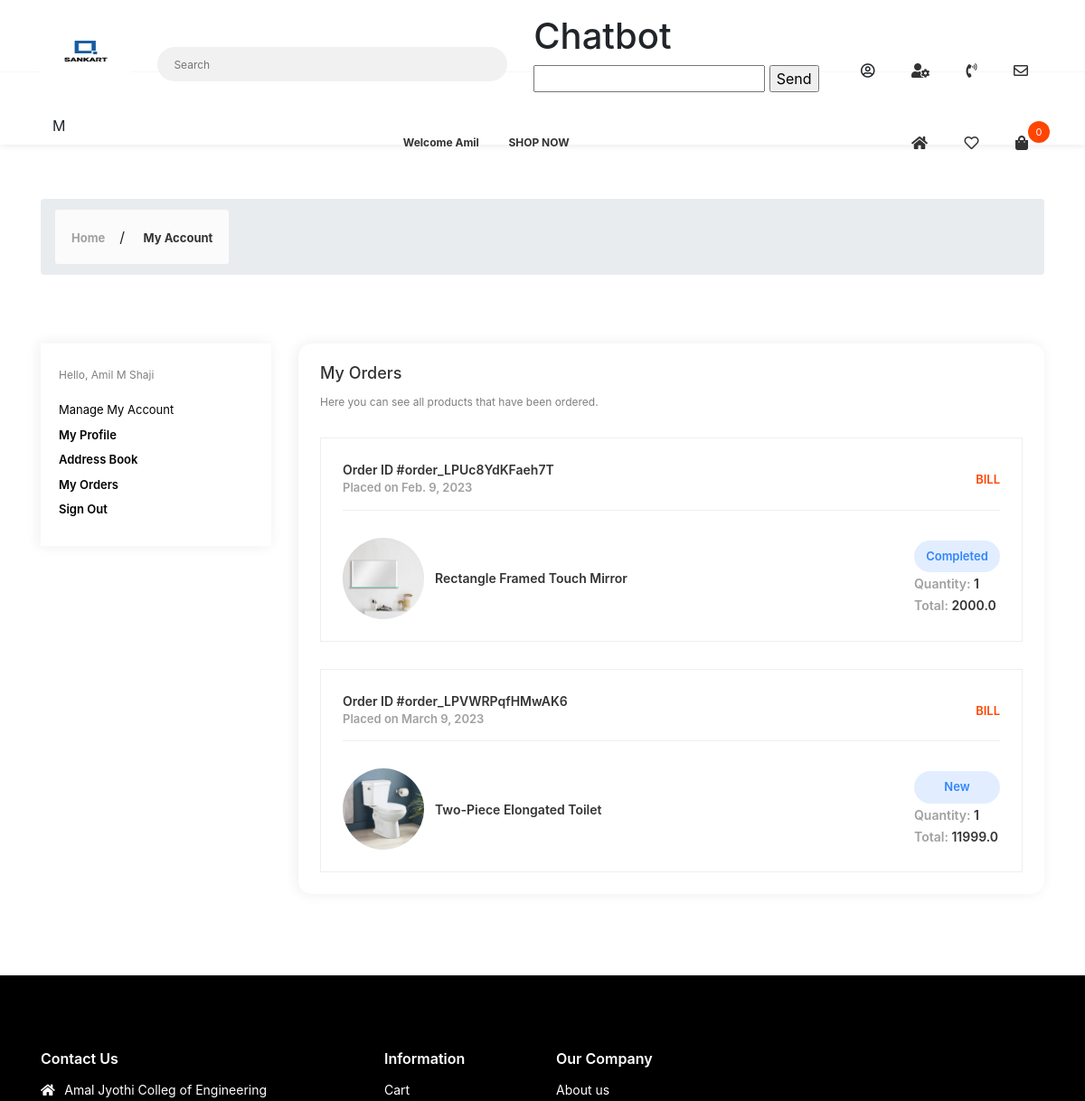
/my_orders/ (signed in, upper part), run on an earlier commit of the app's database.
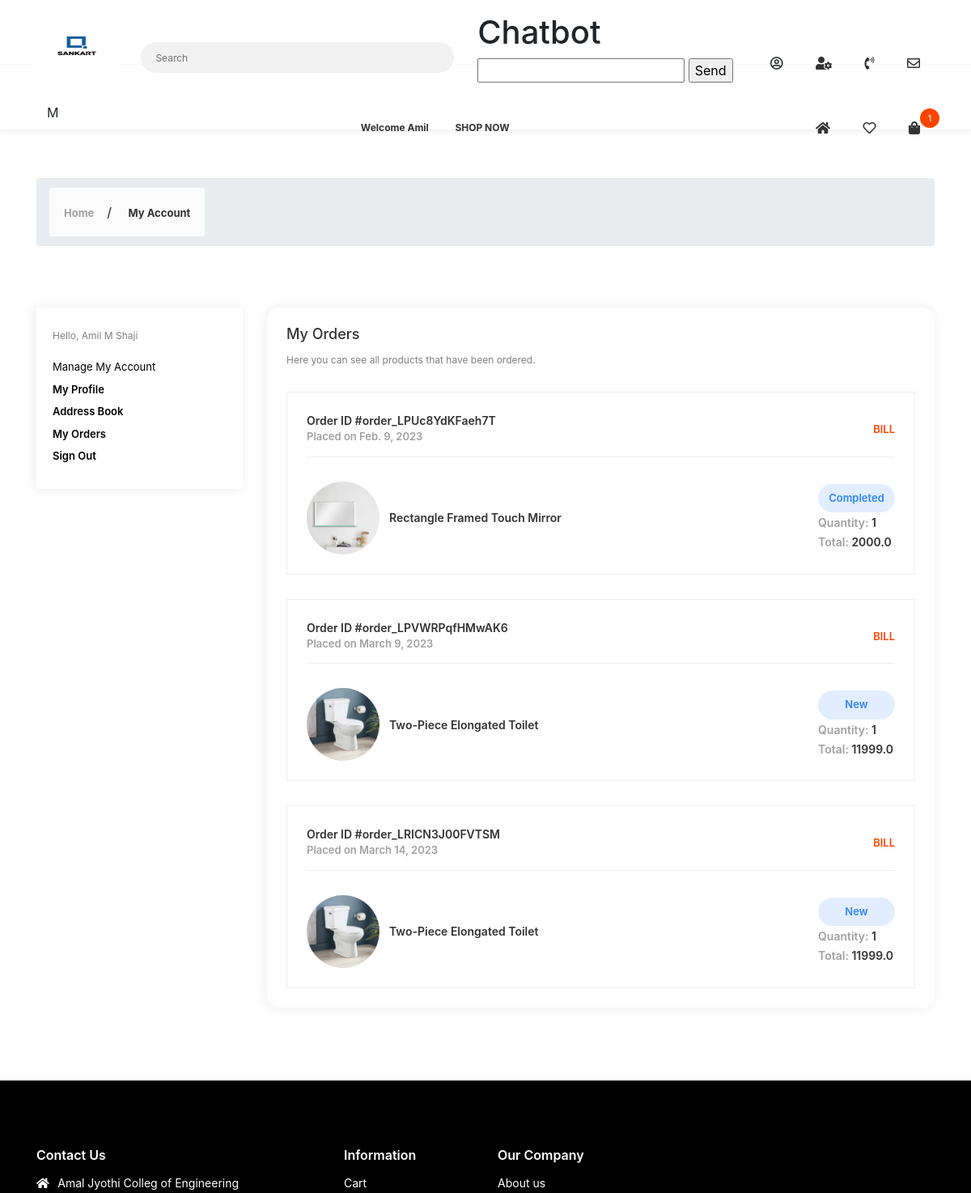
And on a later commit of the database.
### orders/models.py (models this page shows, shortened)
class OrderPlaced(models.Model):
    MONTH_CHOICES = (
        (1, 'January'),
        (2, 'February'),
        (3, 'March'),
        (4, 'April'),
        (5, 'May'),
        (6, 'June'),
        (7, 'July'),
        (8, 'August'),
        (9, 'September'),
        (10, 'October'),
        (11, 'November'),
        (12, 'December'),
    )
    STATUS = (
        ('New', 'New'),
        ('Accepted', 'Accepted'),
        ('Completed', 'Completed'),
        ('Cancelled', 'Cancelled'),
    )
    user = models.ForeignKey(Account, on_delete=models.SET_NULL, null=True)
    customer = models.ForeignKey(Address_Book,on_delete=models.SET_NULL, null=True,default=1)
    payment = models.ForeignKey(Payment, on_delete=models.SET_NULL, null=True, blank=True)
    product = models.ForeignKey(Product, on_delete=models.CASCADE)
    quantity = models.IntegerField(default=1)
    status = models.CharField(max_length=10, choices=STATUS, default='New')
    is_ordered = models.BooleanField(default=False)
    ordered_date = models.DateField(auto_now_add=True)
    updated_at = models.DateTimeField(auto_now=True)

class Payment(models.Model):
    user = models.ForeignKey(Account, on_delete=models.CASCADE)
    amount = models.FloatField(blank=True,null=True)
    razorpay_order_id = models.CharField(max_length=100,blank=True,null=True)
    razorpay_payment_id = models.CharField(max_length=100,blank=True,null=True)
    razorpay_payment_status = models.CharField(max_length=100,blank=True,null=True)
    created_at = models.DateTimeField(auto_now_add=True)
    customer = models.ForeignKey(Address_Book,on_delete=models.SET_NULL, null=True,default=1)
    paid = models.BooleanField(default=False)

### shop_app/models.py (models this page shows, shortened)
class Product(models.Model):
    product_name = models.CharField(max_length=200, unique=True)
    slug = models.SlugField(max_length=200, unique=True)
    description = models.TextField(max_length=500, blank=True)
    price = models.IntegerField()
    images = models.ImageField(upload_to='photos/product')
    display = models.ImageField(upload_to='photos/display',default="a3.png")
    display2 = models.ImageField(upload_to='photos/display', default="a3.png")
    display3 = models.ImageField(upload_to='photos/display', default="a3.png")
    category = models.ForeignKey(Category, on_delete=models.CASCADE)
    stock = models.IntegerField()
    color = models.ForeignKey(Color, on_delete=models.CASCADE,null=True, blank=True)
    brand = models.ForeignKey(Brand, on_delete=models.CASCADE,null=True, blank=True)
    design = models.ForeignKey(Design, on_delete=models.CASCADE,null=True, blank=True)
    dimensions = models.ForeignKey(Dimensions, on_delete=models.CASCADE,null=True, blank=True)
    is_available = models.BooleanField(default=True)
    is_featured = models.BooleanField(default=False)
    created_date = models.DateField(auto_now_add=True)
    modified_date = models.DateField(auto_now=True)
    def get_url(self):
        return reverse('product_detail', args=[self.category.slug, self.slug])

### User_Dashboard/views.py (the view)
# urls.py: path('my_orders/', views.my_orders, name='my_orders'),
@login_required(login_url='login')
def my_orders(request):
    orders = OrderPlaced.objects.filter(
        user=request.user, is_ordered=True).order_by('ordered_date')
    context = {
        'orders': orders,
    }
    return render(request, 'dashboard/dash-my-order.html', context)

### cart/context_processors.py (called while the page is built)
def counter(request):
    cart_count = 0
    if 'admin' in request.path:
        return {}
    else:
        try:
            cart = Cart.objects.filter(cart_id=_cart_id(request))
            if request.user.is_authenticated:
                cart_items = CartItem.objects.all().filter(user=request.user)
            else:
                cart_items = CartItem.objects.all().filter(cart=cart[:1])
            for cart_item in cart_items:
                cart_count += cart_item.quantity
        except Cart.DoesNotExist:
            cart_count = 0
    return dict(cart_count=cart_count)

### cart/views.py (called while the page is built)
def _cart_id(request):
    cart = request.session.session_key
    if not cart:
        cart = request.session.create()
    return cart

### shop_app/context_processors.py (called while the page is built)
def menu_links(request):
    links = Category.objects.all()
    return dict(links=links)

### wishlist/views.py (called while the page is built)
def _wishlist_id(request):
    wishlist = request.session.session_key
    if not wishlist:
        wishlist = request.session.create()
    return wishlist

### templates/dashboard/dash-my-order.html (shortened to what the changed rows need)
{% extends 'base.html' %}
{% load static %}
{% block content %}
        <div class="app-content">
            <div class="u-s-p-b-60">
                <div class="section__content">
                    <div class="dash">
                        <div class="container">
                            <div class="row">
                                <div class="col-lg-9 col-md-12">
                                    <div class="dash__box dash__box--shadow dash__box--radius dash__box--bg-white u-s-m-b-30">
                                        <div class="dash__pad-2">
                                            <h1 class="dash__h1 u-s-m-b-14">My Orders</h1>
                                            <div class="m-order__list">
                                                {% for order in orders %}
                                                <div class="m-order__get">
                                                    <div class="manage-o__header u-s-m-b-30">
                                                        <div class="dash-l-r">
                                                            <div>
                                                                <div class="manage-o__text-2 u-c-secondary">Order ID #{{order.payment.razorpay_order_id}}</div>
                                                                <div class="manage-o__text u-c-silver">Placed on {{order.ordered_date}}</div>
                                                            </div>
                                                            <div>
                                                                <div class="dash__link dash__link--brand">
                                                                    <a href="{% url 'pdf' order.id %}">BILL</a>
                                                                </div>
                                                            </div>
                                                        </div>
                                                    </div>
                                                    <div class="manage-o__description">
                                                        <div class="description__container">
                                                            <div class="description__img-wrap">
                                                               <a href="{{order.product.get_url}}"> <img class="u-img-fluid" src="{{order.product.images.url}}" alt=""></a></div>
                                                            <a href="{{order.product.get_url}}"><div class="description-title">{{order.product.product_name}}</div></a>
                                                        </div>
                                                        <div class="description__info-wrap">
                                                            <div>
                                                                <span class="manage-o__badge badge--processing">{{order.status}}</span></div>
                                                            <div>
                                                                <span class="manage-o__text-2 u-c-silver">Quantity:
                                                                    <span class="manage-o__text-2 u-c-secondary">{{order.quantity}}</span></span></div>
                                                            <div>
                                                                <span class="manage-o__text-2 u-c-silver">Total:
                                                                    <span class="manage-o__text-2 u-c-secondary">{{order.payment.amount}}</span></span></div>
                                                        </div>
                                                    </div>
                                                </div>
                                                {% endfor %}
                                            </div>
                                        </div>
                                    </div>
                                </div>
                            </div>
                        </div>
                    </div>
                </div>
            </div>
        </div>
{% endblock %}

### templates/base.html (shortened to what the changed rows need)
<!DOCTYPE html>
{% load static %}
<html class="no-js" lang="en">
<head>
    <link rel="stylesheet" href="{% static 'css/vendor.css' %}">
    <link rel="stylesheet" href="{% static 'css/utility.css' %}">
    <link rel="stylesheet" href="{% static 'css/app.css' %}">
    <link rel="stylesheet" href="https://stackpath.bootstrapcdn.com/bootstrap/4.5.2/css/bootstrap.min.css" integrity="sha384-UO2eT0CpHqdSJQ6hJty5KVphtPhzWj9WO1qwE
    sD65/3l3O1rX6IrYJoGUVAQJQa">
</head>
<body class="config">
    <div id="app">
        <header class="header--style-1 header--box-shadow">
            <nav class="primary-nav primary-nav-wrapper--border">
                <div class="container">
                    <div class="primary-nav">
    {% include 'chatbot.html' %}
                    </div>
                </div>
            </nav>
            <nav class="secondary-nav-wrapper">
                <div class="container">
                    <div class="secondary-nav">
                        <div class="menu-init" id="navigation3">
                            <div class="ah-lg-mode">
                                <ul class="ah-list ah-list--design1 ah-list--link-color-secondary">
                                    <li class="has-dropdown">
                                        <a href="{% url 'cart' %}" class="mini-cart-shop-link"><i class="fas fa-shopping-bag"></i>
                                            <span class="total-item-round">{{cart_count}}</span>
                                        </a>
                                    </li>
                                </ul>
                            </div>
                        </div>
                    </div>
                </div>
            </nav>
        </header>
        {% block content %}
        {% endblock %}
    </div>
</body>
</html>

What changed in the data, as far as the page shows it:
added OrderPlaced: payment.razorpay_order_id "order_LRICN3J00FVTSM", ordered_date "March 14, 2023", product.images (picture), product.product_name "Two-Piece Elongated Toilet", status "New", quantity "1", payment.amount "11999.0"
Also different on the page:
{{ cart_count }}: "0" → "1"
